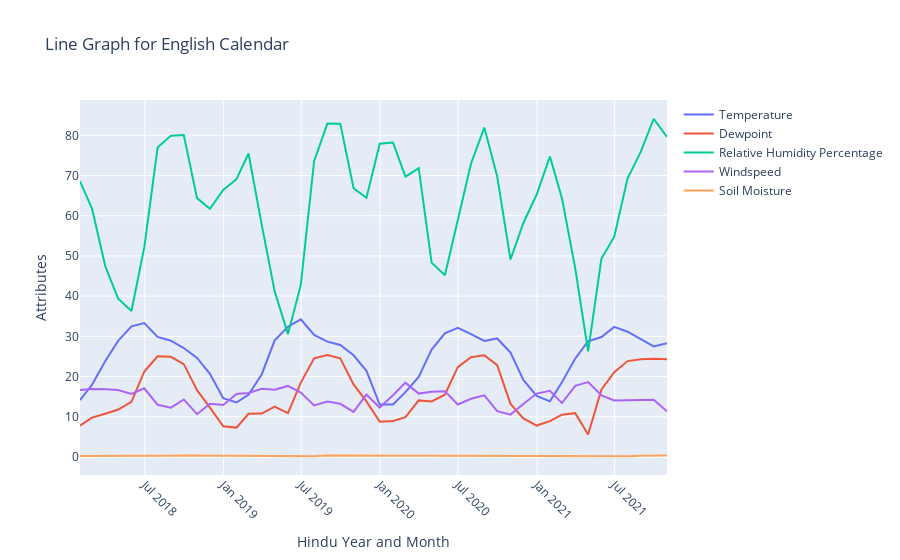

The code cell stored with this chart in its notebook:
### Code cell
# PLOT FOR English CALENDAR

df = df_english_monthly
# Create traces for temperature and dewpoint
temp_trace = go.Scatter(x=df['time'].astype(str), y=df['temperature'], mode='lines', name='Temperature')
dew_trace = go.Scatter(x=df['time'].astype(str), y=df['dewpoint'], mode='lines', name='Dewpoint')
relative_humidity_percentage_trace = go.Scatter(x=df['time'].astype(str), y=df['relativeHumidityPercentage'], mode='lines', name='Relative Humidity Percentage')
windspeed_trace = go.Scatter(x=df['time'].astype(str), y=df['windspeed'], mode='lines', name='Windspeed')
soil_moisture_trace = go.Scatter(x=df['time'].astype(str), y=df['soil_moisture'], mode='lines', name='Soil Moisture')

# Create a layout with x and y axis labels
layout = go.Layout(title='Line Graph for English Calendar', xaxis_title='Hindu Year and Month', yaxis_title='Attributes', xaxis=dict(tickangle=45))

# Create a figure with both traces and the layout
fig = go.Figure(data=[temp_trace, dew_trace, relative_humidity_percentage_trace, windspeed_trace, soil_moisture_trace], layout=layout)

# Show the figure
fig.show()
